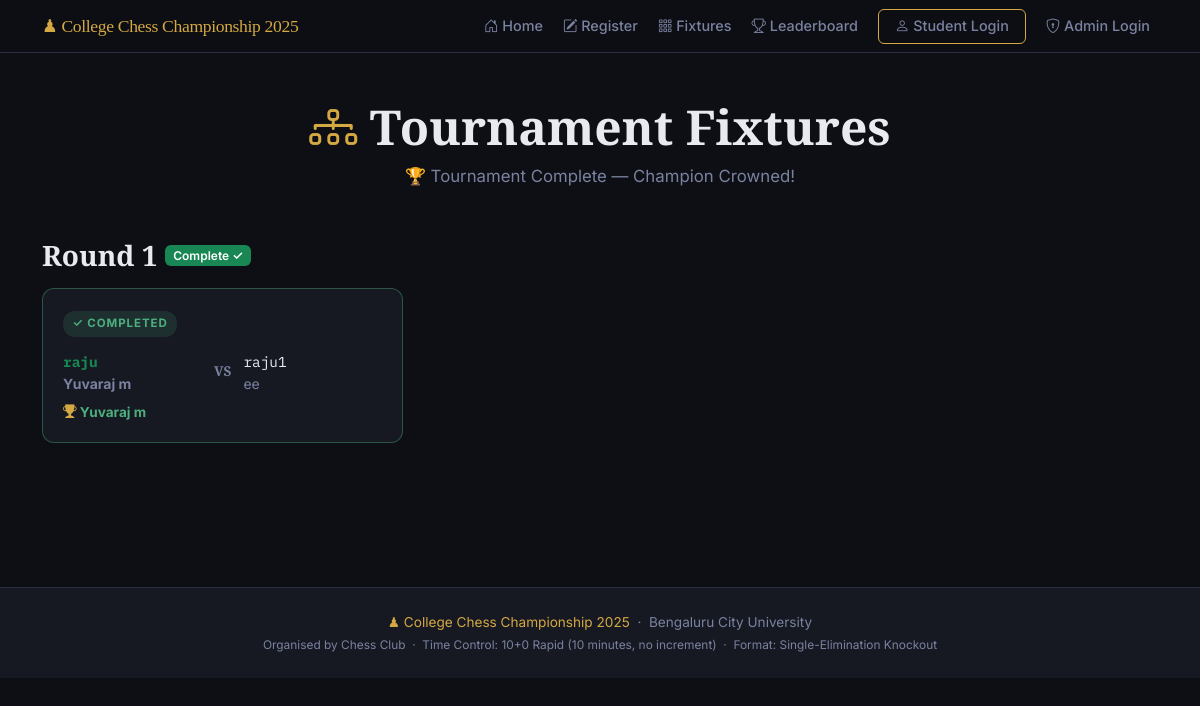
The app's page /fixtures, older data.
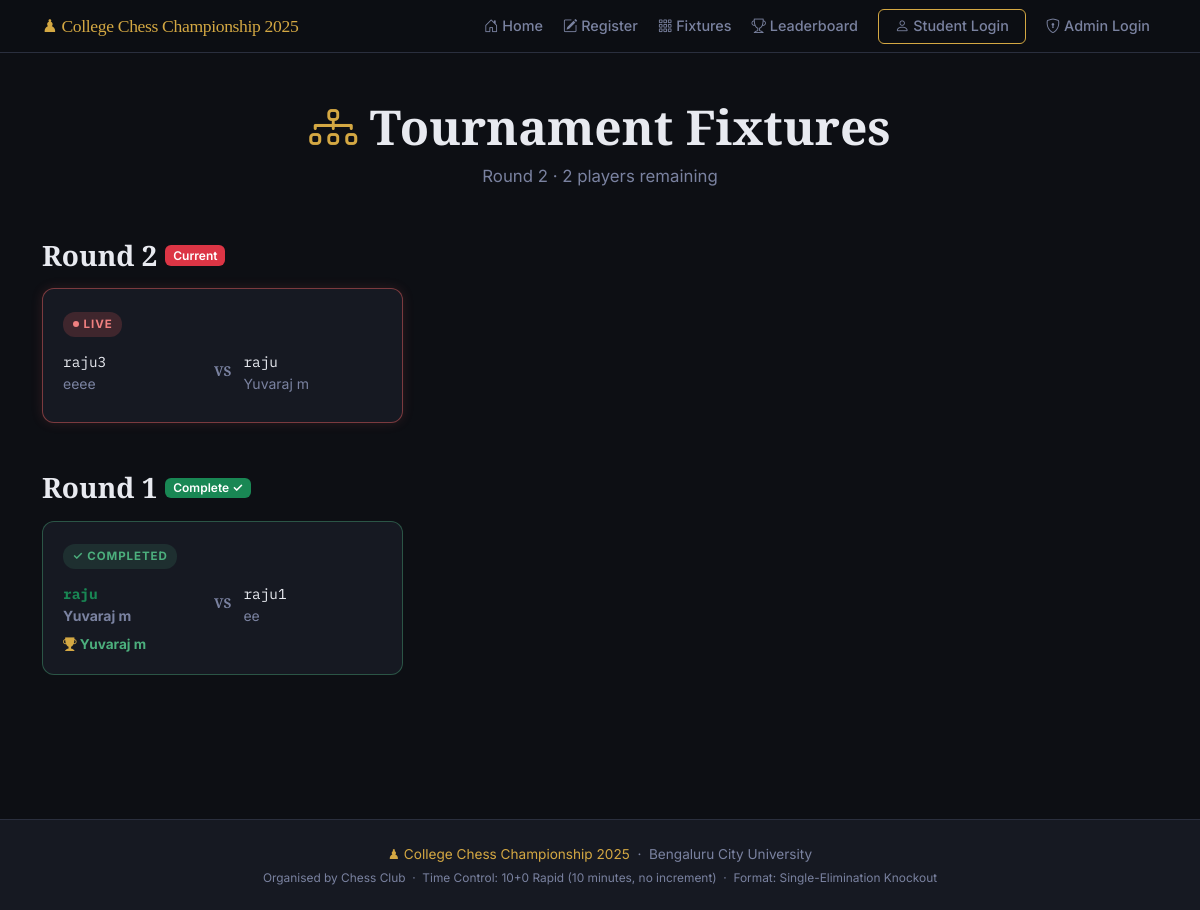
The same page, newer data.
### models.py (models this page shows, shortened)
class Match(db.Model):
    __tablename__ = "matches"
    id = db.Column(db.Integer, primary_key=True)
    round_number = db.Column(db.Integer, nullable=False)   # 1 = Round 1, 2 = QF, etc.
    round_label  = db.Column(db.String(50), nullable=True) # e.g. "Quarter-Final"
    player1_id = db.Column(db.Integer, db.ForeignKey("players.id"), nullable=False)
    player2_id = db.Column(db.Integer, db.ForeignKey("players.id"), nullable=True)
    winner_id = db.Column(db.Integer, db.ForeignKey("players.id"), nullable=True)
    status = db.Column(db.String(20), default="pending", nullable=False)
    created_at   = db.Column(db.DateTime, default=datetime.utcnow)
    completed_at = db.Column(db.DateTime, nullable=True)
    board_state   = db.Column(db.Text, nullable=True)       # JSON string of 8x8 board
    move_history  = db.Column(db.Text, default='[]')         # JSON array of move notations
    last_move     = db.Column(db.String(20), nullable=True)  # Last move in algebraic notation
    current_turn  = db.Column(db.String(10), default='white') # 'white' or 'black'
    move_count    = db.Column(db.Integer, default=0)          # Total moves played
    notes = db.Column(db.String(300), nullable=True)

class Player(db.Model):
    __tablename__ = "players"
    id = db.Column(db.Integer, primary_key=True)
    full_name      = db.Column(db.String(100), nullable=False)
    roll_number    = db.Column(db.String(50),  unique=True, nullable=False)
    chess_username = db.Column(db.String(50),  unique=True, nullable=False)
    whatsapp       = db.Column(db.String(20),  nullable=False)
    registered_at = db.Column(db.DateTime, default=datetime.utcnow)
    is_approved   = db.Column(db.Boolean, default=False)   # Admin must approve
    is_eliminated = db.Column(db.Boolean, default=False)   # Set True after a loss
    wins      = db.Column(db.Integer, default=0)   # Total match wins
    losses    = db.Column(db.Integer, default=0)   # Total match losses
    points    = db.Column(db.Integer, default=0)   # 1 per win, used for ranking
    bye_count = db.Column(db.Integer, default=0)   # Number of byes received
    matches_as_p1 = db.relationship(
        "Match", foreign_keys="Match.player1_id",
        backref="player1", lazy="dynamic"
    )
    matches_as_p2 = db.relationship(
        "Match", foreign_keys="Match.player2_id",
        backref="player2", lazy="dynamic"
    )
    matches_won = db.relationship(
        "Match", foreign_keys="Match.winner_id",
        backref="winner", lazy="dynamic"
    )

### app.py (the view)
    @app.route("/fixtures")
    def fixtures():
        max_round = db.session.query(db.func.max(Match.round_number)).scalar() or 0
        rounds_data = []
        for r in range(1, max_round + 1):
            matches = Match.query.filter_by(round_number=r).order_by(Match.id).all()
            all_done = all(m.status in ('completed', 'bye') for m in matches)
            rounds_data.append({'round_number': r, 'matches': matches, 'all_done': all_done})
        active = Player.query.filter_by(is_approved=True, is_eliminated=False).count()
        return render_template('fixtures.html', rounds_data=rounds_data, current_round=max_round, active_players=active)

### templates/fixtures.html (shortened to what this page needs)
{% extends "base.html" %}
{% block content %}
<section class="py-5">
  <div class="container">
    <div class="text-center mb-5">
      <h1 class="chess-display-title mb-2">
        <i class="bi bi-diagram-3 chess-gold"></i> Tournament Fixtures
      </h1>
      <p class="chess-lead mx-auto">
        {% if active_players == 1 %}
          🏆 Tournament Complete — Champion Crowned!
        {% elif current_round > 0 %}
          Round {{ current_round }} · {{ active_players }} players remaining
        {% else %}
          No rounds generated yet.
        {% endif %}
      </p>
    </div>
    {% for rd in rounds_data|reverse %}
    <div class="mb-5">
      <div class="d-flex align-items-center gap-2 mb-3">
        <h3 class="chess-section-title mb-0">Round {{ rd.round_number }}</h3>
        {% if rd.all_done %}
          <span class="badge bg-success">Complete ✓</span>
        {% elif rd.round_number == current_round %}
          <span class="badge bg-danger">Current</span>
        {% endif %}
      </div>
      <div class="row g-3">
        {% for m in rd.matches %}
        <div class="col-md-6 col-lg-4">
          <div class="fixture-card {% if m.status == 'completed' %}completed{% elif m.status == 'in_progress' %}live{% elif m.status == 'bye' %}bye{% endif %}">
            <div class="fixture-badge-row">
              {% if m.status == 'pending' %}
                <span class="fixture-badge pending">⏳ PENDING</span>
              {% elif m.status == 'in_progress' %}
                <span class="fixture-badge live"><span class="live-dot"></span> LIVE</span>
              {% elif m.status == 'completed' %}
                <span class="fixture-badge completed">✓ COMPLETED</span>
              {% elif m.status == 'bye' %}
                <span class="fixture-badge bye">↑ BYE</span>
              {% endif %}
            </div>
            <div class="fixture-players">
              <div class="fixture-player {% if m.winner_id == m.player1_id %}fw-bold text-success{% endif %}">
                <span class="chess-mono">{{ m.player1.chess_username }}</span>
                <span class="small text-muted d-block">{{ m.player1.full_name }}</span>
              </div>
              {% if m.player2 %}
              <div class="fixture-vs">VS</div>
              <div class="fixture-player {% if m.winner_id == m.player2_id %}fw-bold text-success{% endif %}">
                <span class="chess-mono">{{ m.player2.chess_username }}</span>
                <span class="small text-muted d-block">{{ m.player2.full_name }}</span>
              </div>
              {% else %}
              <div class="fixture-vs">BYE</div>
              <div class="fixture-player text-muted"><em>Auto-advance</em></div>
              {% endif %}
            </div>
            {% if m.winner %}
            <div class="fixture-winner">
              <i class="bi bi-trophy-fill chess-gold"></i>
              {{ m.winner.full_name }}
            </div>
            {% endif %}
          </div>
        </div>
        {% endfor %}
      </div>
    </div>
    {% else %}
    <div class="chess-card text-center py-5">
      <i class="bi bi-hourglass fs-1 chess-gold"></i>
      <p class="mt-3 text-muted">No fixtures have been generated yet. Check back after the admin creates the first round.</p>
    </div>
    {% endfor %}
  </div>
</section>
{% endblock %}

Row changes from the older to the newer data that the page shows:
added Match: status "in_progress" (drawn), player1.chess_username "raju3", player1.full_name "eeee", player2.chess_username "raju", player2.full_name "Yuvaraj m", shown under "2"
Text that changed along with them:
{{ current_round }}: (not shown) → "2"
{{ active_players }}: (not shown) → "2"
text no longer shown: "🏆 Tournament Complete — Champion Crowned!"
text now shown: "Round · players remaining"
new list line: "Round 2 Current"
